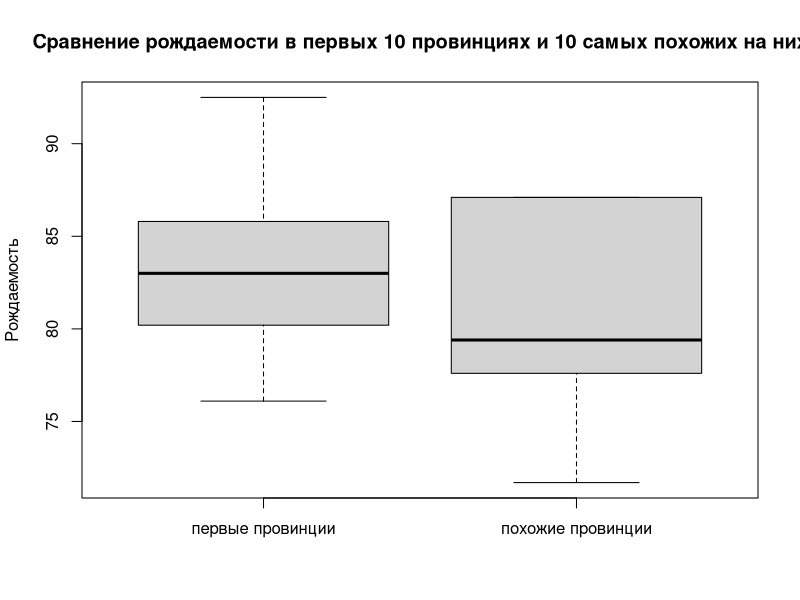
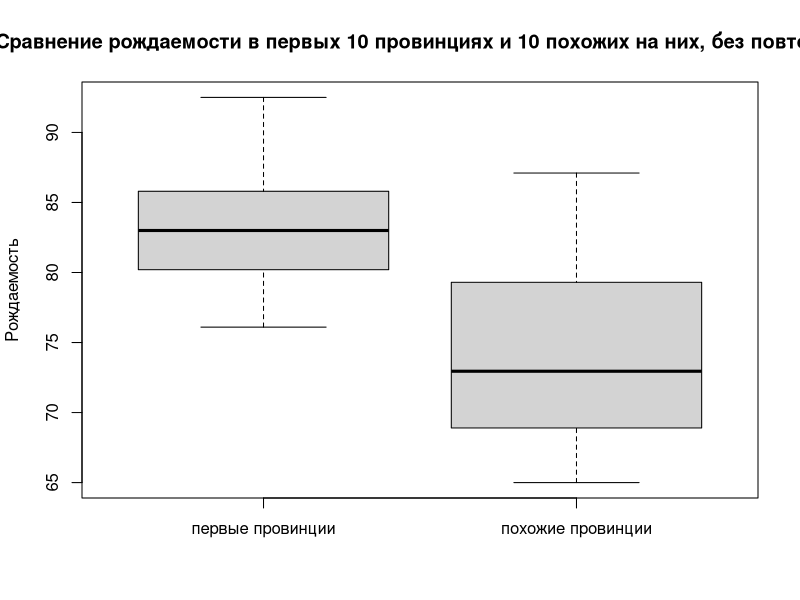
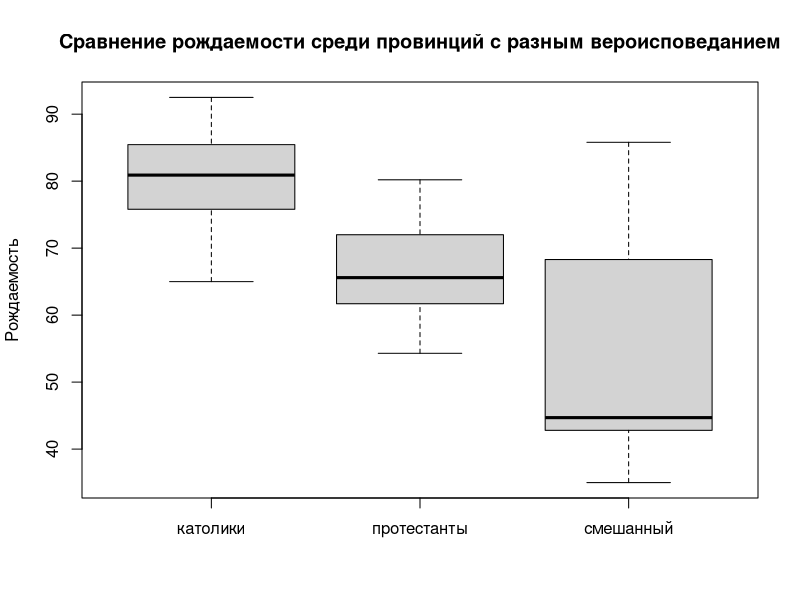

Reproduce these figures in R, in order.
# task 2
# 1
initial_swiss = swiss
scaled_swiss = cbind(swiss[, 1], scale(swiss[, 2:6]))
base_pr = scaled_swiss[1:10, ]
other_pr = scaled_swiss[11:47, ]

similar_pr = rep(0, 10)
cur_pr = rep(0, 37)

for (i in 1:10){
  b = base_pr[i, 2:6]
  for (j in 1:37){
    cur_pr[j] = dist(rbind(b, other_pr[j, 2:6]), method = "euclidean")
  }
  similar_pr[i] = which.min(cur_pr)
}
similar_pr
# 7 25 25 33  7  1  1  1 25  1
# оказалось, что четыре провинции являются ближайшими к нескольким базовым провинциям
x = swiss[1:10, 1]
y = swiss[similar_pr + 10, 1]
boxplot(x, y, 
        main="Сравнение рождаемости в первых 10 провинциях и 10 самых похожих на них",
        names=c("первые провинции", "похожие провинции"),
        ylab="Рождаемость")
# заметим, что медиана первых провинций попадает в интервал (Q1, Q3) похожих выборок,
# но не наоборот. Возможно, группы различаются (нр второе распределение не похоже 
# на нормальное).

# так как у нас две независимых выборки, применим критерий Манна-Уитни
 
wilcox.test(x, y, paired = T)
# V = 40, p-value = 0.2324
# alternative hypothesis: true location shift is not equal to 0
# таким образом, нет достаточных оснований отклонить гипотезу о том, что похожи
# показатели рождаемости для первых 10 провинций и 10 самых ближайших для них 
# (по социально-экономическому развитию) провинций на уровне значимости 5%.


# попробуем подобрать провинции так, чтобы все провинции были разными
cur_dist = matrix(data = 0, nrow = 10, ncol = 37)
cur_ind = matrix(data = 0, nrow = 10, ncol = 37)

for (i in 1:10){
  b = base_pr[i, 2:6]
  for (j in 1:37){
    cur_dist[i, j] = dist(rbind(b, other_pr[j, 2:6]), method = "euclidean")
  }
  cur_ind[i, ] = sort(cur_dist[i, ], index.return=TRUE)$ix
  cur_dist[i, ] = sort(cur_dist[i, ], index.return=TRUE)$x
}

deltas = cbind(cur_dist[, 2] - cur_dist[, 1], 
               cur_dist[, 3] - cur_dist[, 2], 
               cur_dist[, 4] - cur_dist[, 3],
               cur_dist[, 5] - cur_dist[, 4])

# руками подбираем вектор индексов (закодить это не смогла, но идея такая, что
# смотрим на таблицы дистанций каждой провинции с каждой, и на такую же таблицу
# индексов, отсортированные по увеличению дистанции. Далее находим разности 
# дистанций между первыми эн значений дистанций, чтобы оценить, насколько "дорого"
# обойдется для каждой из первых провинций взять не провинцию с минимальной дистанцией,
# а следующую, чтобы собрать неповторяющиеся провинции).
man_similar_pr = c(7, 28, 25, 33, 4, 16, 24, 1, 26, 20)
y = swiss[man_similar_pr + 10, 1]

boxplot(x, y, 
        main="Сравнение рождаемости в первых 10 провинциях и 10 похожих на них, без повторов",
        names=c("первые провинции", "похожие провинции"),
        ylab="Рождаемость")

# теперь обе медианы не попадают в интервал (Q1, Q3) для других выборок, а
# распределение показателей рождаемости стало ближе к нормальному

# так как у нас две независимых выборки, применим критерий Манна-Уитни
wilcox.test(x, y, paired = T)
# V = 55, p-value = 0.001953
# alternative hypothesis: true location shift is not equal to 0
# таким образом, если брать неповторяющиеся провинции, отклоняем нулевую гипотезу
# о том, что похожи показатели рождаемости для первых 10 провинций и 10 ближайших 
# (по социально-экономическому развитию) провинций на уровне значимости 5% (и даже 
# на уровне значимости меньше 1%).

# в принципе, разрешить брать повторяющиеся значения для парного сравнения - это нормально, 
# и значит, что мы стараемся понять, образуют ли наши данные "хорошие" кластеры, такие, что 
# если в n-мерном пространстве отдельной точкой обозначить каждую провинцию, за координаты 
# принять значения стандартизованных признаков, а градиентом цвета отобразить целевой признак,
# то рядом окажутся точки примерно одного оттенка. Для того, чтобы взять не повторяющиеся
# провинции, мне понадобилось рассмотреть соседей вплоть до 5-го, и уже для такого рассмотрения
# нам пришлось отклонить нулевую гипотезу о том, что похожи показатели рождаемости, на уровне 
# значимости 5%. То есть, по крайней мере при таком выборе основных 10 провинций (с 1 по 10) 
# плотность кластеров - около 5 провинций на кластер.

# 2
# соберем католиков, протестантов и смешанную группу в отдельные датасеты
C = c()
P = c()
M = c()
confession = c()

for (i in 1:47) {
  if (initial_swiss[i, 5] < 20){
    P = c(P, i)
    confession = c(confession, 'P')
  } else if (initial_swiss[i, 5] > 80) {
    C = c(C, i)
    confession = c(confession, 'C')
  } else {
    M = c(M, i)
    confession = c(confession, 'M')
  }
}

C = initial_swiss[C, ]
P = initial_swiss[P, ]
M = initial_swiss[M, ]
initial_swiss = cbind(initial_swiss, confession)

# визуализируем данные по рождаемости
boxplot(C[, 1], P[, 1], M[, 1], 
        main="Сравнение рождаемости среди провинций с разным вероисповеданием",
        names=c("католики", "протестанты", "смешанный"),
        ylab="Рождаемость")

# смешанная группа немногочисленная, при этом у нее большой диапазон значений.
# возможно, следовало разделить на две группы и не выделять смешанную группу
# (а может это как раз выбросы из обеих групп - протестантов и католиков).
# все три группы различаются.

# т.к. у нас три независимых группы наблюдений, используем критерий Краскела-Уоллиса
kruskal.test(Fertility~confession, data = initial_swiss)
# data:  Fertility by confession
# Kruskal-Wallis chi-squared = 18.948, df = 2, p-value = 7.681e-05

# на уровне значимости 5% (и даже меньше 1%) отвергаем нулевую гипотезу о том, что
# во всех трёх группах провинций уровень рождаемости имеет одно и тоже распределение.

# проведем попарные сравнения, для этого снова используем критерий Манна-Уитни
# удалим дублирующиеся значения для каждой пары по отдельности
P[-which((duplicated(c(C[, 1], P[, 1])))) - length(C[, 1]), 1] # 1 значение
wilcox.test(C[, 1], P[-which((duplicated(c(C[, 1], P[, 1])))) - length(C[, 1]), 1], 
            alternative = "greater")
# W = 372.5, p-value = 1.079e-05
# alternative hypothesis: true location shift is greater than 0
# отклоняем нулевую гипотезу о том, что распределение показателя рождаемости для
# католиков меньше или равно этому показателю для протестантов на уровне значимости
# 5% (даже меньше 1%, порядка 2 тысячных процента)

(duplicated(c(M[, 1], C[, 1]))) # нет дублей
wilcox.test(C[, 1], M[, 1], alternative = "greater")
# W = 67, p-value = 0.01248
# alternative hypothesis: true location shift is greater than 0
# отклоняем нулевую гипотезу о том, что распределение показателя рождаемости для
# католиков меньше или равно этому показателю для смешанной категории на уровне 
# значимости 5% (даже меньше 2%)

(duplicated(c(M[, 1], P[, 1]))) # нет дублей
wilcox.test(P[, 1], M[, 1], alternative = "greater")
# W = 88, p-value = 0.1175
# alternative hypothesis: true location shift is greater than 0
# нет достаточных оснований отклонить нулевую гипотезу о том, что распределение 
# показателя рождаемости для протестантов меньше или равно этому показателю для 
# смешанной категории на уровне значимости 5% (даже 10%)

# 3
# создаем пустую матрицу для средних значений показателя рождаемости 
fert = matrix(data=NA, nrow=4, ncol=3)

# создадим вспомогательную матрицу с граничными значениями
B = matrix(data=NA, nrow=2, ncol=3)
# первая строка - % мужчин, работающих в сельском хозяйстве 
B[1, 2] = 50
# вторая строка - 1 квартиль детской смертности по всему датасету
B[2, 2] = quantile(initial_swiss[, 6])["25%"]
B[1:2, 3] = 10000
B[1:2, 1] = 0

confessions = c('P', 'C', 'M')

num=1
matr = initial_swiss
for (i in 1:2){
  for (j in 1:2){
    for (conf in 1:3){
      cond12 = matr[, 2] < B[1, i + 1] & matr[, 6] < B[2, j + 1]
      cond21 = matr[, 2] > B[1, i] & matr[, 6] > B[2, j]
      ind = which(cond12 & cond21 & matr[, 7] == confessions[conf])
      if (length(ind) > 0){
        fert[num, conf] = mean(initial_swiss[ind, 1])
      } else {
        fert[num, conf] = median(initial_swiss[which(cond12 & cond21), 1])
      }
    }
    num = num + 1
  }
}
friedman.test(fert)
# Friedman chi-squared = 3.5, df = 2, p-value = 0.1738
# на уровне значимости 5% не имеем достаточно оснований отклонить нулевую гипотезу
# о том, что средний показатель рождаемости в каждой подгруппе одинаков для групп 
# с разным соотношением протестантов и католиков, проживающих в провинциях Швейцарии.

fert = as.data.frame(fert, row.names = c('_<50_<1st_q', '_<50_>1st_q', 
                                 '_>50_<1st_q', '_>50_>1st_q'))
colnames(fert) = confessions
fert
